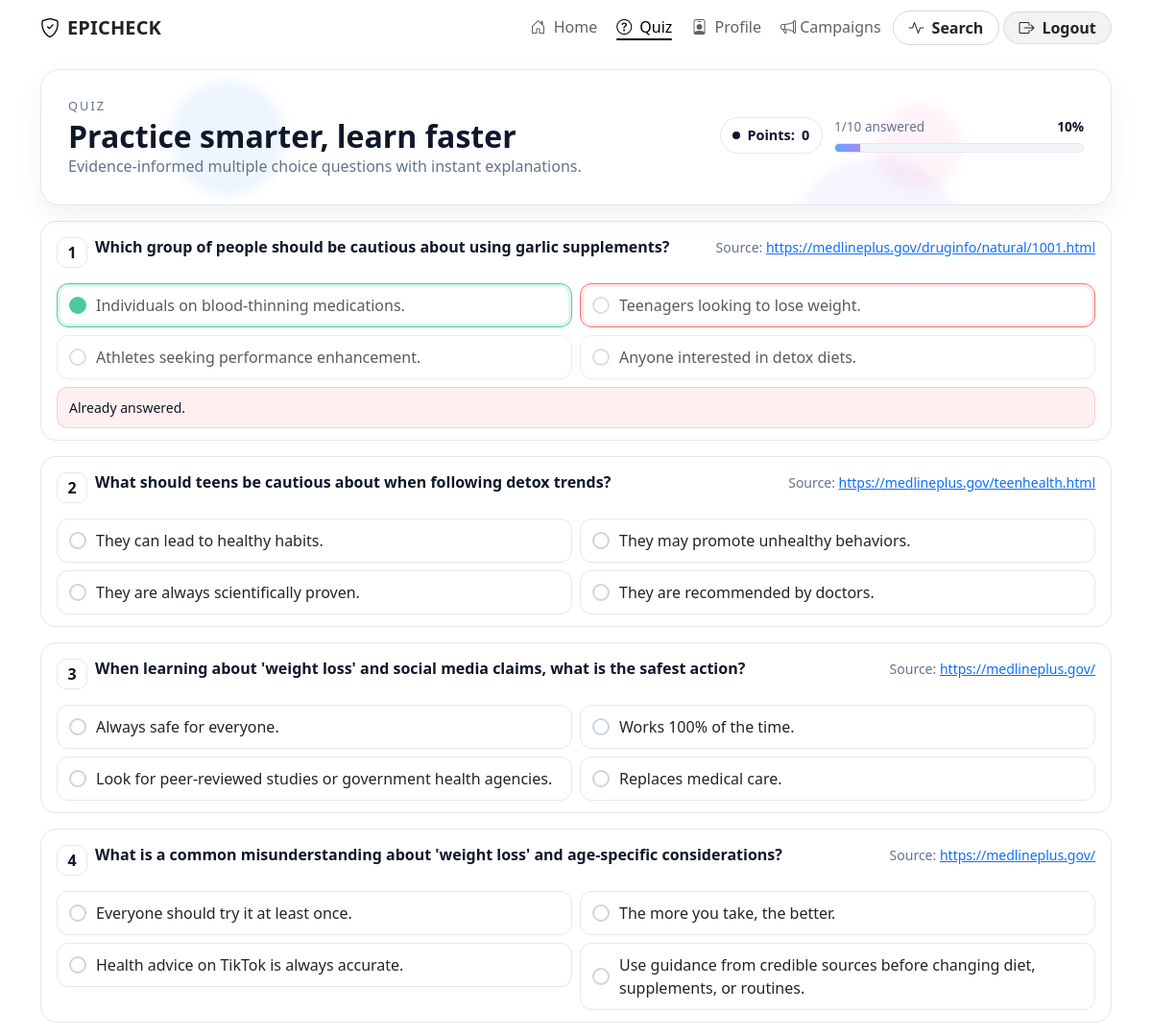
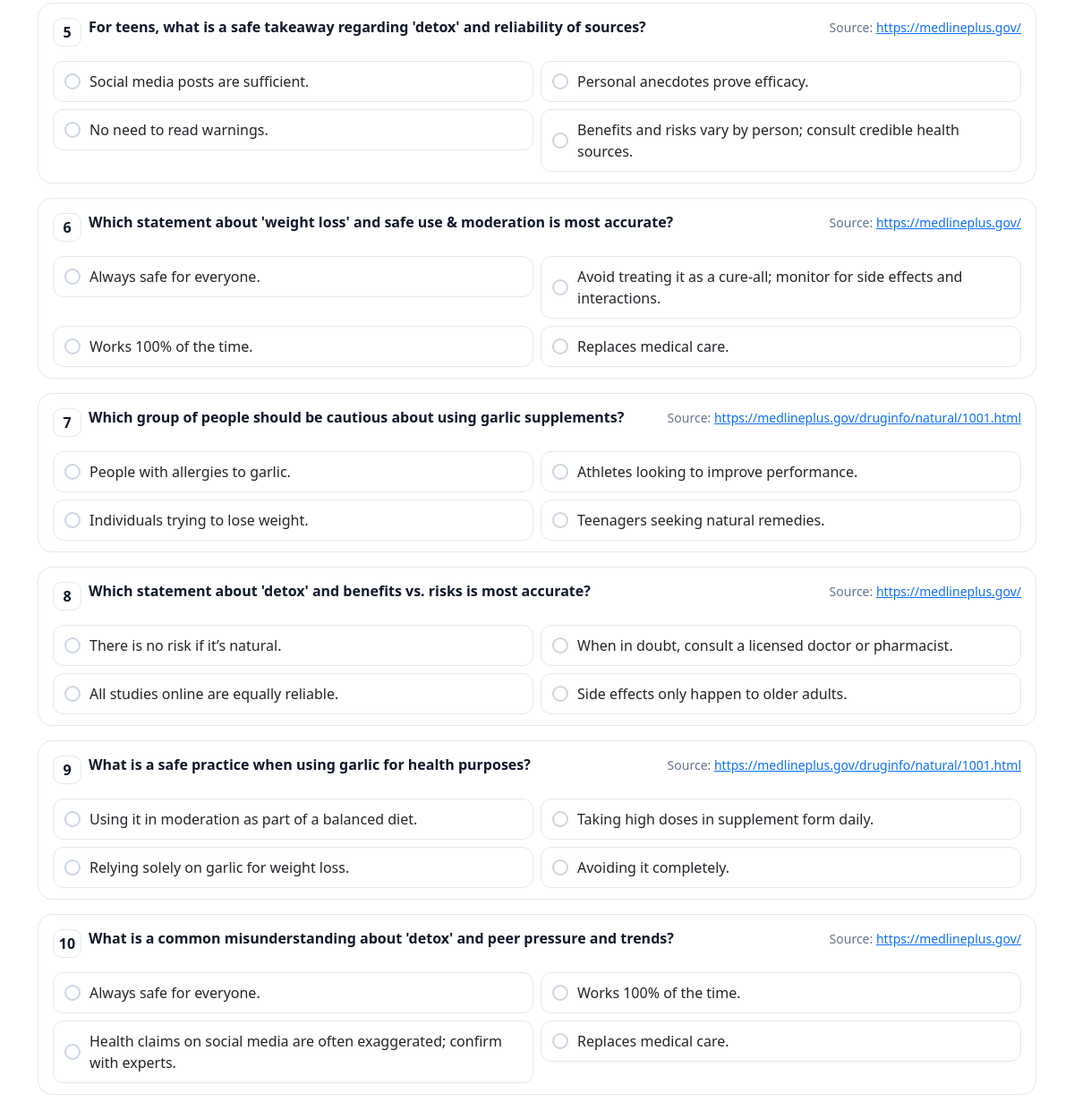
Page /quiz/daily (signed in) on the committed database (2 pictures, top to bottom).
### tables this page shows
CREATE TABLE quiz_items (
            id         INTEGER PRIMARY KEY AUTOINCREMENT,
            quiz_id    INTEGER NOT NULL,
            idx        INTEGER NOT NULL,            -- 0-based order
            q          TEXT NOT NULL,
            choices    TEXT NOT NULL,               -- JSON array of 4 strings
            answer_idx INTEGER NOT NULL,
            explain    TEXT,
            source     TEXT, topic TEXT,
            FOREIGN KEY (quiz_id) REFERENCES quizzes(id) ON DELETE CASCADE
        );

### app.py (the view)
@app.get("/quiz/daily")
def quiz_daily():
    db = get_db()
    display_topic, mix_topics = composite_topic_for_today(
        g.user["id"] if g.user else None, max_terms=3
    )
    quiz_id = get_daily_quiz_today_id()
    items = []
    points = 0
    progress = {}
    if quiz_id:
        session["active_quiz_id"] = quiz_id
        attempt = get_or_create_attempt(quiz_id)
        points = int(attempt["score"] or 0)
        items = get_quiz_items_for_template(quiz_id)
        progress = get_attempt_progress(quiz_id, attempt["id"])
        row = db.execute("SELECT topic FROM quizzes WHERE id = ?", (quiz_id,)).fetchone()
        if row and row["topic"]:
            display_topic = row["topic"]
    return render_template(
        "quiz.html",
        topic=display_topic,
        items=items,
        points=points,
        progress_json=json.dumps(progress)  # JS will use this to mark answered
    )

### app.py (called while the page is built)
def now_utc():
    return datetime.now(timezone.utc)

def today_str():
    return now_utc().date().isoformat()

def get_db():
    if "db" not in g:
        g.db = sqlite3.connect(DB_PATH, detect_types=sqlite3.PARSE_DECLTYPES)
        g.db.row_factory = sqlite3.Row
    return g.db

@app.before_request
def load_current_user():
    uid = session.get("user_id")
    if uid:
        g.user = get_db().execute("SELECT * FROM users WHERE id = ?", (uid,)).fetchone()
    else:
        g.user = None

@app.context_processor
def inject_user():
    return {"current_user": g.user}

def get_attempt_progress(quiz_id: int, attempt_id: int) -> dict[int, dict]:
    db = get_db()
    rows = db.execute(
        """
        SELECT qi.idx, qa.selected_idx, qa.correct, qi.answer_idx
        FROM quiz_answers qa
        JOIN quiz_items qi ON qi.id = qa.item_id
        WHERE qa.attempt_id = ? AND qi.quiz_id = ?
        ORDER BY qi.idx
        """,
        (attempt_id, quiz_id)
    ).fetchall()
    out = {}
    for r in rows:
        out[int(r["idx"])] = {
            "selected_idx": int(r["selected_idx"]),
            "correct": bool(r["correct"]),
            "answer_idx": int(r["answer_idx"]),  # NEW
        }
    return out

def composite_topic_for_today(user_id: int | None, max_terms: int = 3) -> tuple[str, list[str]]:
    recent = recent_search_terms(user_id, limit=max_terms)
    if len(recent) < max_terms:
        for p in PRESET_TOPICS:
            if len(recent) >= max_terms:
                break
            if all(p.lower() != t.lower() for t in recent):
                recent.append(p)
    display = ", ".join(recent[:max_terms]) if recent else PRESET_TOPICS[0]
    return display, recent[:max_terms]

def get_daily_quiz_today_id() -> int | None:
    db = get_db()
    row = db.execute(
        "SELECT id FROM quizzes WHERE is_daily = 1 AND substr(created_at,1,10) = ? ORDER BY id DESC LIMIT 1",
        (today_str(),)
    ).fetchone()
    return row["id"] if row else None

### templates/quiz.html (shortened to what this page needs)
{% extends "nav.html" %}
{% block content %}
<section class="container my-3 ">
  <div class="quiz-hero">
    <div class="hero-bg-particles"><span></span><span></span></div>
    <div class="head">
      <div class="eyebrow">Quiz</div>
      <div class="d-flex flex-wrap align-items-center justify-content-between">
        <h2 class="page-title mb-0">Practice smarter, learn faster</h2>
        <div class="toolbar">
          <span class="pill"><span class="dot"></span> Points: <strong id="pointCounter">{{ points or 0 }}</strong></span>
          <div class="q-progress" aria-live="polite">
            <div class="meta">
              <span id="progressLabel">0/0 answered</span>
              <span id="progressPct"><strong>0%</strong></span>
            </div>
            <div class="track" aria-hidden="true">
              <div class="bar" id="progressBar" style="width:0%"></div>
            </div>
          </div>
        </div>
      </div>
      <p class="kicker mb-0">Evidence-informed multiple choice questions with instant explanations.</p>
    </div>
  </div>
</section>
<section class="container my-3 mb-5">
  <div id="quizContainer">
    {% if items and items|length > 0 %}
      <div class="row g-3" id="itemsRoot">
        {% for it in items %}
        <div class="col-12">
          <div class="q-card" data-idx="{{ loop.index0 }}">
            <div class="q-head">
              <div class="d-flex align-items-start gap-2">
                <span class="q-badge">{{ loop.index }}</span>
                <h6 class="q-title">{{ it.q }}</h6>
              </div>
              <div class="muted text-end small">
                Source: <a href="{{ it.source }}" target="_blank" rel="noopener">{{ it.source }}</a>
              </div>
            </div>
            <div class="row g-2 mt-2">
              {% for ch in it.choices %}
              <div class="col-12 col-md-6">
                <div class="choice" data-choice="{{ loop.index0 }}">
                  <span class="bullet"></span>
                  <span>{{ ch }}</span>
                </div>
              </div>
              {% endfor %}
            </div>
            <div class="explain mt-2 small" id="explain-{{ loop.index0 }}"></div>
          </div>
        </div>
        {% endfor %}
      </div>
    {% else %}
      <div class="empty">
        <div>Enter a topic above to generate evidence-based questions.</div>
      </div>
    {% endif %}
  </div>
</section>
{% endblock %}

### templates/nav.html (style rules this page uses)
:root { --nav-glass-bg: color-mix(in srgb, var(--bs-body-bg) 65%, transparent); --nav-border: color-mix(in srgb, var(--bs-body-color) 12%, transparent); --link-muted: color-mix(in srgb, var(--bs-body-color) 72%, transparent); }

### templates/quiz.html (style rules this page uses)
:root { --ink:#0f172a; --muted:#64748b; --line:#e5e7eb; --panel:#ffffff; --glass: rgba(255,255,255,.70); }
.quiz-hero { position:relative; border-radius:20px; padding:28px; background: var(--panel); border:1px solid var(--line); box-shadow: 0 10px 28px rgba(0,0,0,.06); overflow:hidden; }
.quiz-hero .hero-bg-particles { position:absolute; inset:0; pointer-events:none; z-index:0; }
.quiz-hero .hero-bg-particles span { position:absolute; display:block; border-radius:50%; opacity:.7; filter: blur(6px); animation: float-particle linear infinite; }
.quiz-hero .hero-bg-particles span:nth-child(1) { width:120px; height:120px; background:rgba(96,165,250,.16); top:8%; left:12%; animation-duration:18s; }
.quiz-hero .hero-bg-particles span:nth-child(2) { width:180px; height:180px; background:rgba(167,139,250,.14); top:65%; left:70%; animation-duration:24s; animation-delay:-6s; }
.head { position:relative; z-index:1; }
.eyebrow { font-size:.8rem; letter-spacing:.16em; text-transform:uppercase; color: var(--muted); }
h2.page-title { margin:.25rem 0 .25rem; font-weight:800; line-height:1.15; color: var(--ink); }
.kicker { color: var(--muted); }
.toolbar { display:flex; gap:12px; flex-wrap:wrap; align-items:center; }
.pill { display:inline-flex; align-items:center; gap:.45rem; padding:.45rem .8rem; border-radius:999px; font-weight:700; font-size:.9rem; color: var(--ink); background:#fff; border:1px solid var(--line); }
.pill .dot { width:8px; height:8px; border-radius:999px; background:#0f172a; }
.q-card { border:1px solid var(--line); border-radius:16px; background: var(--panel); padding:16px 16px 12px; transition: box-shadow .18s ease, transform .12s ease, border-color .18s ease; }
.q-head { display:flex; gap:12px; align-items:flex-start; justify-content:space-between; }
.q-badge { min-width:32px; height:32px; border-radius:10px; display:inline-flex; align-items:center; justify-content:center; font-weight:800; background: #fff; color: var(--ink); border:1px solid var(--line); }
.q-title { margin:0; font-weight:800; font-size:1rem; line-height:1.35; color:var(--ink); }
.muted { color: var(--muted); }
.choice { display:flex; gap:10px; align-items:center; border:1px solid var(--line); border-radius:12px; padding:10px 12px; cursor:pointer; user-select:none; background:#fff; transition: background .12s ease, border-color .12s ease, box-shadow .12s ease, transform .06s ease; }
.choice .bullet { width:18px; height:18px; border-radius:50%; border:2px solid #cbd5e1; display:inline-block; flex:0 0 18px; }
.choice.correct { border-color:#10b981; box-shadow: 0 0 0 3px rgba(16,185,129,.18) inset; }
.choice.correct .bullet { border-color:#10b981; background:#10b981; }
.choice.wrong { border-color:#ef4444; box-shadow: 0 0 0 3px rgba(239,68,68,.14) inset; }
.choice.disabled { opacity:.75; cursor:default; }
.explain { display:none; border-radius:12px; padding:10px 12px; margin-top:10px; background: rgba(16,185,129,.08); border: 1px solid rgba(16,185,129,.22); color: var(--ink); }
.explain.bad { background: rgba(239,68,68,.08); border-color: rgba(239,68,68,.22); }
.q-progress { display:flex; flex-direction:column; gap:6px; min-width:260px; }
.q-progress .track { position:relative; height:10px; border-radius:999px; overflow:hidden; background: #f1f5f9; border:1px solid var(--line); }
.q-progress .bar { height:100%; width:0%; background: linear-gradient(90deg, #60a5fa, #a78bfa); transition: width .25s ease; }
.q-progress .meta { display:flex; justify-content:space-between; align-items:center; font-size:.85rem; color: var(--muted); }

### rows in the picture
quiz_items: q "Which group of people should be cautious about using garlic supplements?", source "https://medlineplus.gov/druginfo/natural/1001.html", choices "Individuals on blood-thinning medications." "Teenagers looking to lose weight." "Athletes seeking performance enhancement." "Anyone interested in detox diets."
quiz_items: q "What should teens be cautious about when following detox trends?", source "https://medlineplus.gov/teenhealth.html", choices "They can lead to healthy habits." "They may promote unhealthy behaviors." "They are always scientifically proven." "They are recommended by doctors."
quiz_items: q "When learning about 'weight loss' and social media claims, what is the safest action?", source "https://medlineplus.gov/", choices "Always safe for everyone." "Works 100% of the time." "Look for peer-reviewed studies or government health agencies." "Replaces medical care."
quiz_items: q "What is a common misunderstanding about 'weight loss' and age-specific considerations?", source "https://medlineplus.gov/", choices "Everyone should try it at least once." "The more you take, the better." "Health advice on TikTok is always accurate." "Use guidance from credible sources before changing diet, supplements, or routines."
quiz_items: q "For teens, what is a safe takeaway regarding 'detox' and reliability of sources?", source "https://medlineplus.gov/", choices "Social media posts are sufficient." "Personal anecdotes prove efficacy." "No need to read warnings." "Benefits and risks vary by person; consult credible health sources."
quiz_items: q "Which statement about 'weight loss' and safe use & moderation is most accurate?", source "https://medlineplus.gov/", choices "Always safe for everyone." "Avoid treating it as a cure-all; monitor for side effects and interactions." "Works 100% of the time." "Replaces medical care."
quiz_items: q "Which group of people should be cautious about using garlic supplements?", source "https://medlineplus.gov/druginfo/natural/1001.html", choices "People with allergies to garlic." "Athletes looking to improve performance." "Individuals trying to lose weight." "Teenagers seeking natural remedies."
quiz_items: q "Which statement about 'detox' and benefits vs. risks is most accurate?", source "https://medlineplus.gov/", choices "There is no risk if it’s natural." "When in doubt, consult a licensed doctor or pharmacist." "All studies online are equally reliable." "Side effects only happen to older adults."
quiz_items: q "What is a safe practice when using garlic for health purposes?", source "https://medlineplus.gov/druginfo/natural/1001.html", choices "Using it in moderation as part of a balanced diet." "Taking high doses in supplement form daily." "Relying solely on garlic for weight loss." "Avoiding it completely."
quiz_items: q "What is a common misunderstanding about 'detox' and peer pressure and trends?", source "https://medlineplus.gov/", choices "Always safe for everyone." "Works 100% of the time." "Health claims on social media are often exaggerated; confirm with experts." "Replaces medical care."

### other values in the picture
{{ points or 0 }} "0"
